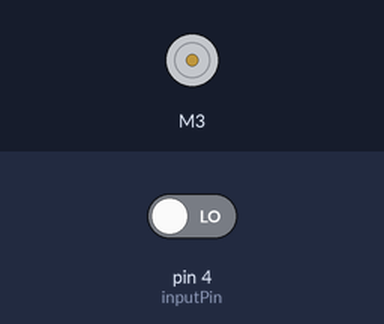
Simulated run of this sketch. Board: Arduino Uno, built with avr-gcc and run on an emulated ATmega328P. On the bench: DC motor (green arrow = forward, orange = backward, longer = faster). Inputs (shaded band) come from the test bench; at power-on: pin 4 (inputPin) LOW. What the sketch prints to the serial monitor is not drawn.

Above: at 1.2 s.
1.3 s: pin 4 (inputPin) driven HIGH
At 2.5 s:
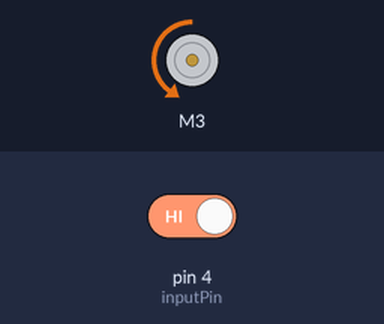
2.8 s: pin 4 (inputPin) driven LOW
At 3.9 s:
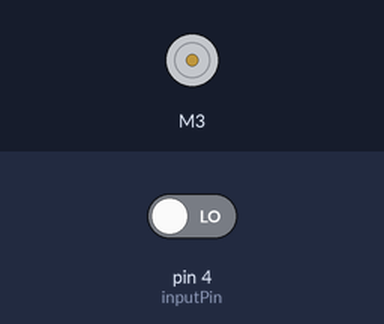
Timing chart, 0 to 5.8 s (numbered marks = the images above; inputs shaded):
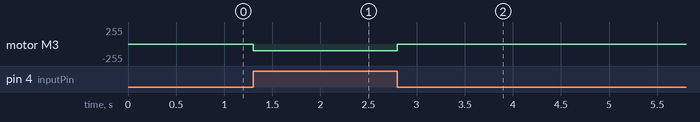

The sketch:

grabber_reset.ino
```cpp
/*
This is a test sketch for the Adafruit assembled Motor Shield for Arduino v2
It won't work with v1.x motor shields! Only for the v2's with built in PWM
control

For use with the Adafruit Motor Shield v2
---->	http://www.adafruit.com/products/1438
*/

#include <Adafruit_MotorShield.h>

// Create the motor shield object with the default I2C address
Adafruit_MotorShield AFMS = Adafruit_MotorShield();
// Or, create it with a different I2C address (say for stacking)
// Adafruit_MotorShield AFMS = Adafruit_MotorShield(0x61);

// Select which 'port' M1, M2, M3 or M4. In this case, M1
Adafruit_DCMotor *Motor = AFMS.getMotor(3);
int inputPin = 4;


// You can also make another motor on port M2
//Adafruit_DCMotor *myOtherMotor = AFMS.getMotor(2);

void setup() {
  Serial.begin(9600);           // set up Serial library at 9600 bps
  Serial.println("Adafruit Motorshield v2 - DC Motor test!");

  if (!AFMS.begin()) {         // create with the default frequency 1.6KHz
  // if (!AFMS.begin(1000)) {  // OR with a different frequency, say 1KHz
    Serial.println("Could not find Motor Shield. Check wiring.");
    while (1);
  }
  Serial.println("Motor Shield found.");
  pinMode(inputPin, INPUT);
  // turn on motor
  Motor->run(RELEASE);

}

void loop() {
  int val = digitalRead(inputPin);
  uint8_t i;
  if (val == 1) {
  Motor->setSpeed(100);
  Motor->run(BACKWARD);
  }
  if (val == 0) {
    Motor->setSpeed(0);
  Motor->run(BACKWARD);
  }
}
```

Measured:
- after the input at 1.3 s, motor M3: stopped → backward 100/255 at once
- after the input at 2.8 s, motor M3: backward 100/255 → stopped at once
